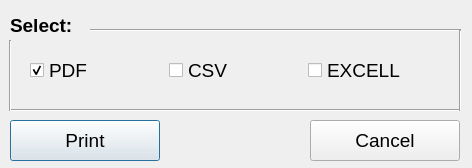
<?xml version="1.0" encoding="UTF-8"?>
<ui version="4.0">
 <class>print_dialog</class>
 <widget class="QDialog" name="print_dialog">
  <property name="geometry">
   <rect>
    <x>0</x>
    <y>0</y>
    <width>472</width>
    <height>168</height>
   </rect>
  </property>
  <property name="sizePolicy">
   <sizepolicy hsizetype="Fixed" vsizetype="Fixed">
    <horstretch>0</horstretch>
    <verstretch>0</verstretch>
   </sizepolicy>
  </property>
  <property name="minimumSize">
   <size>
    <width>472</width>
    <height>168</height>
   </size>
  </property>
  <property name="maximumSize">
   <size>
    <width>472</width>
    <height>168</height>
   </size>
  </property>
  <property name="windowTitle">
   <string>Save options</string>
  </property>
  <widget class="QLabel" name="label_4">
   <property name="geometry">
    <rect>
     <x>10</x>
     <y>0</y>
     <width>161</width>
     <height>51</height>
    </rect>
   </property>
   <property name="font">
    <font>
     <family>Arial</family>
     <pointsize>14</pointsize>
     <weight>75</weight>
     <bold>true</bold>
    </font>
   </property>
   <property name="text">
    <string>Select:</string>
   </property>
  </widget>
  <widget class="Line" name="line_21">
   <property name="geometry">
    <rect>
     <x>10</x>
     <y>100</y>
     <width>451</width>
     <height>20</height>
    </rect>
   </property>
   <property name="orientation">
    <enum>Qt::Horizontal</enum>
   </property>
  </widget>
  <widget class="Line" name="line_19">
   <property name="geometry">
    <rect>
     <x>90</x>
     <y>20</y>
     <width>371</width>
     <height>20</height>
    </rect>
   </property>
   <property name="orientation">
    <enum>Qt::Horizontal</enum>
   </property>
  </widget>
  <widget class="Line" name="line_20">
   <property name="geometry">
    <rect>
     <x>0</x>
     <y>40</y>
     <width>20</width>
     <height>71</height>
    </rect>
   </property>
   <property name="orientation">
    <enum>Qt::Vertical</enum>
   </property>
  </widget>
  <widget class="QWidget" name="horizontalLayoutWidget_2">
   <property name="geometry">
    <rect>
     <x>30</x>
     <y>40</y>
     <width>411</width>
     <height>61</height>
    </rect>
   </property>
   <layout class="QHBoxLayout" name="horizontalLayout_2">
    <item>
     <widget class="QCheckBox" name="print_pdf_cbx">
      <property name="font">
       <font>
        <family>Arial</family>
        <pointsize>14</pointsize>
       </font>
      </property>
      <property name="text">
       <string>PDF</string>
      </property>
      <property name="checked">
       <bool>true</bool>
      </property>
     </widget>
    </item>
    <item>
     <widget class="QCheckBox" name="print_csv_cbx">
      <property name="font">
       <font>
        <family>Arial</family>
        <pointsize>14</pointsize>
       </font>
      </property>
      <property name="text">
       <string>CSV</string>
      </property>
     </widget>
    </item>
    <item>
     <widget class="QCheckBox" name="print_excell_cbx">
      <property name="font">
       <font>
        <family>Arial</family>
        <pointsize>14</pointsize>
       </font>
      </property>
      <property name="text">
       <string>EXCELL</string>
      </property>
     </widget>
    </item>
   </layout>
  </widget>
  <widget class="Line" name="line_22">
   <property name="geometry">
    <rect>
     <x>450</x>
     <y>30</y>
     <width>20</width>
     <height>81</height>
    </rect>
   </property>
   <property name="orientation">
    <enum>Qt::Vertical</enum>
   </property>
  </widget>
  <widget class="QPushButton" name="print_open_btn">
   <property name="geometry">
    <rect>
     <x>10</x>
     <y>120</y>
     <width>150</width>
     <height>41</height>
    </rect>
   </property>
   <property name="font">
    <font>
     <family>Arial</family>
     <pointsize>14</pointsize>
     <weight>50</weight>
     <bold>false</bold>
    </font>
   </property>
   <property name="styleSheet">
    <string notr="true"/>
   </property>
   <property name="text">
    <string>Print</string>
   </property>
  </widget>
  <widget class="QPushButton" name="cancel_print_btn">
   <property name="geometry">
    <rect>
     <x>310</x>
     <y>120</y>
     <width>150</width>
     <height>41</height>
    </rect>
   </property>
   <property name="font">
    <font>
     <family>Arial</family>
     <pointsize>14</pointsize>
     <weight>50</weight>
     <bold>false</bold>
    </font>
   </property>
   <property name="styleSheet">
    <string notr="true"/>
   </property>
   <property name="text">
    <string>Cancel</string>
   </property>
  </widget>
 </widget>
 <resources/>
 <connections/>
</ui>
